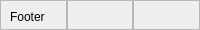
        <widget class="QWidget" name="mainFooter" native="true">
         <property name="minimumSize">
          <size>
           <width>0</width>
           <height>30</height>
          </size>
         </property>
         <property name="maximumSize">
          <size>
           <width>16777215</width>
           <height>30</height>
          </size>
         </property>
         <layout class="QHBoxLayout" name="horizontalLayout_7">
          <property name="spacing">
           <number>0</number>
          </property>
          <property name="leftMargin">
           <number>0</number>
          </property>
          <property name="topMargin">
           <number>0</number>
          </property>
          <property name="rightMargin">
           <number>0</number>
          </property>
          <property name="bottomMargin">
           <number>0</number>
          </property>
          <item>
           <widget class="QFrame" name="footerframe1">
            <property name="frameShape">
             <enum>QFrame::StyledPanel</enum>
            </property>
            <property name="frameShadow">
             <enum>QFrame::Raised</enum>
            </property>
            <widget class="QLabel" name="autor">
             <property name="geometry">
              <rect>
               <x>10</x>
               <y>10</y>
               <width>47</width>
               <height>13</height>
              </rect>
             </property>
             <property name="text">
              <string>Footer</string>
             </property>
            </widget>
            <widget class="QLabel" name="version">
             <property name="geometry">
              <rect>
               <x>90</x>
               <y>10</y>
               <width>47</width>
               <height>13</height>
              </rect>
             </property>
             <property name="text">
              <string>TextLabel</string>
             </property>
            </widget>
           </widget>
          </item>
          <item>
           <widget class="QFrame" name="footerframe2">
            <property name="frameShape">
             <enum>QFrame::StyledPanel</enum>
            </property>
            <property name="frameShadow">
             <enum>QFrame::Raised</enum>
            </property>
           </widget>
          </item>
          <item>
           <widget class="QFrame" name="footerframe3">
            <property name="frameShape">
             <enum>QFrame::StyledPanel</enum>
            </property>
            <property name="frameShadow">
             <enum>QFrame::Raised</enum>
            </property>
           </widget>
          </item>
         </layout>
        </widget>
